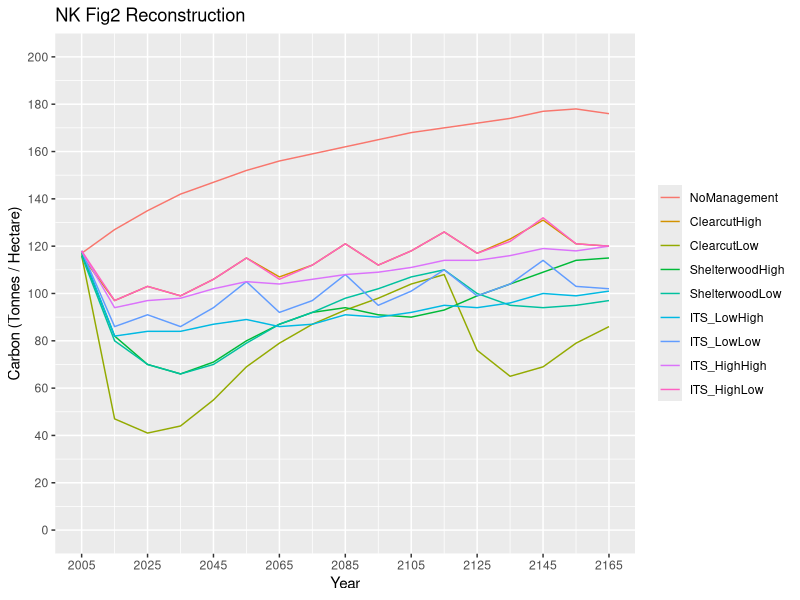
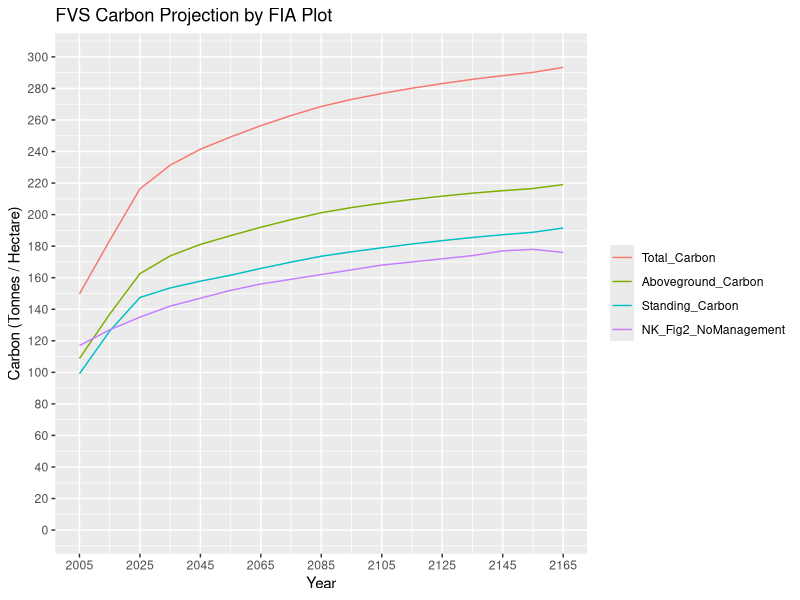
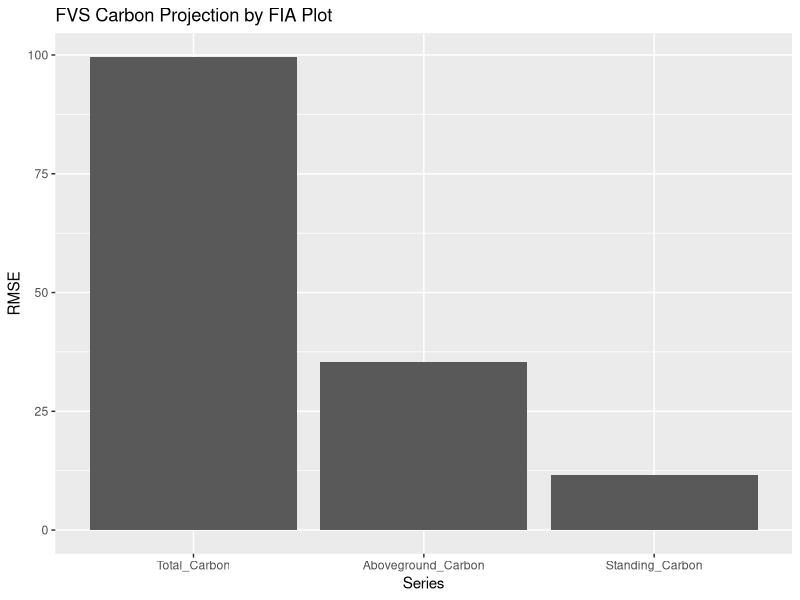
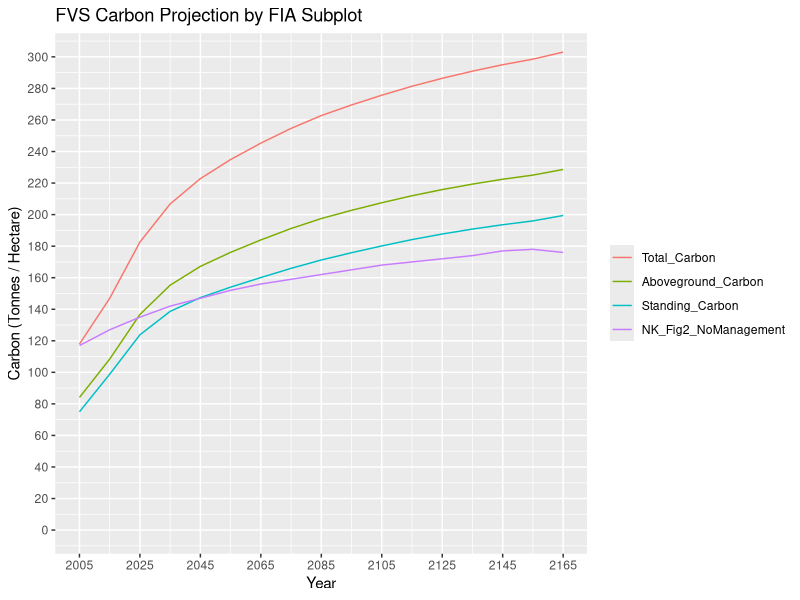
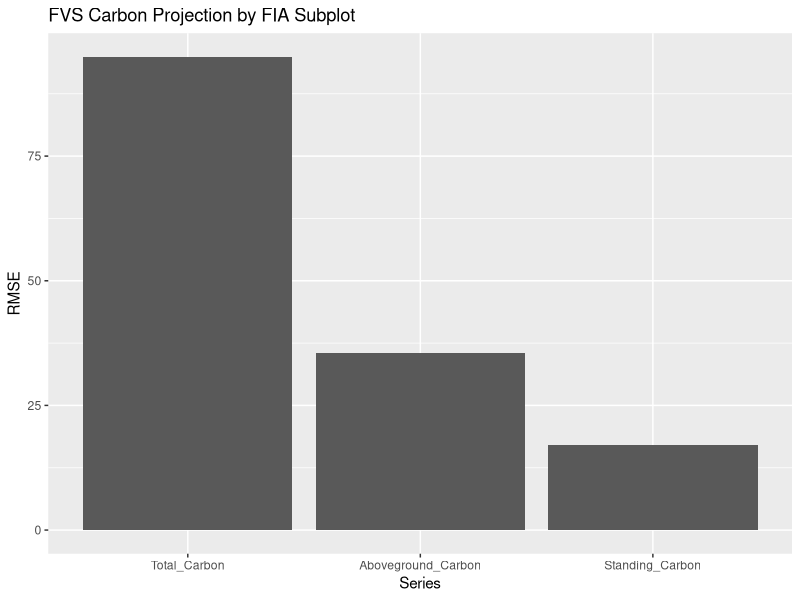
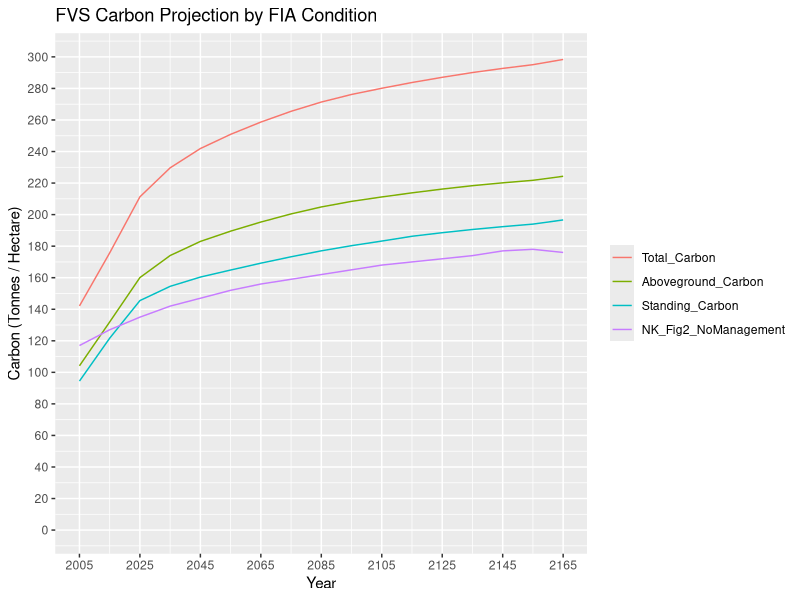
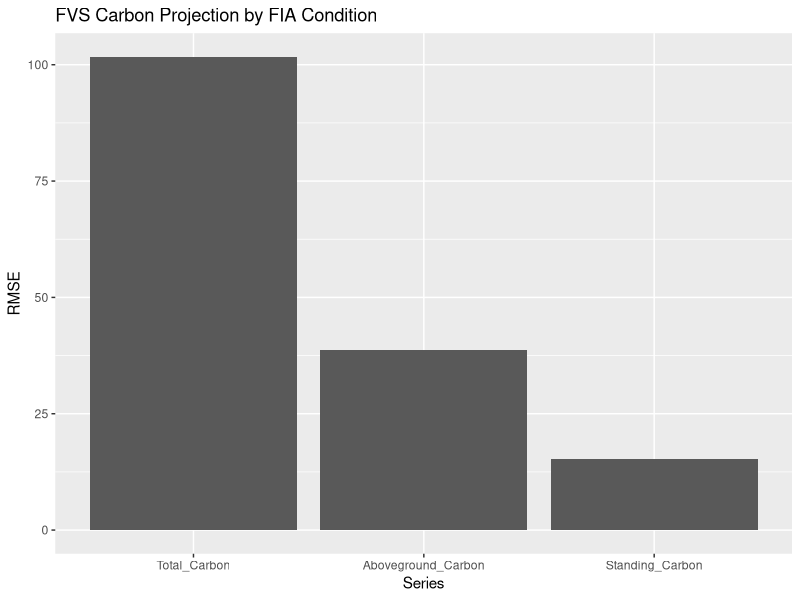

These figures' R source, in order:
## ---- chunk 1
suppressPackageStartupMessages(library(tidyverse))
suppressPackageStartupMessages(library(reshape2)) # for melt()
## ---- chunk 2
NK_Fig2_NoManagement <- read_csv(
    "../01_processedInputData/NK_Fig2_NoManagement.csv",
    col_names = c("Year","NoManagement"),
    # Read columns as double, since that is how they were written
    col_types = "dd"
  ) |>
  # Round columns to nearest integer, since that is what was intended
  mutate(Year=round(Year), NoManagement=round(NoManagement))
NK_Fig2_ClearcutHigh <- read_csv(
    "../01_processedInputData/NK_Fig2_ClearcutHigh.csv",
    col_names = c("Year","ClearcutHigh"),
    col_types = "dd"
  ) |>
  mutate(Year=round(Year), ClearcutHigh=round(ClearcutHigh))
NK_Fig2_ClearcutLow <- read_csv(
    "../01_processedInputData/NK_Fig2_ClearcutLow.csv",
    col_names = c("Year","ClearcutLow"),
    col_types = "dd"
  ) |>
  mutate(Year=round(Year), ClearcutLow=round(ClearcutLow))
NK_Fig2_ShelterwoodHigh <- read_csv(
    "../01_processedInputData/NK_Fig2_ShelterwoodHigh.csv",
    col_names = c("Year","ShelterwoodHigh"),
    col_types = "dd"
  ) |>
  mutate(Year=round(Year), ShelterwoodHigh=round(ShelterwoodHigh))
NK_Fig2_ShelterwoodLow <- read_csv(
    "../01_processedInputData/NK_Fig2_ShelterwoodLow.csv",
    col_names = c("Year","ShelterwoodLow"),
    col_types = "dd"
  ) |>
  mutate(Year=round(Year), ShelterwoodLow=round(ShelterwoodLow))
NK_Fig2_ITS_LowHigh <- read_csv(
    "../01_processedInputData/NK_Fig2_ITS_LowHigh.csv",
    col_names = c("Year","ITS_LowHigh"),
    col_types = "dd"
  ) |>
  mutate(Year=round(Year), ITS_LowHigh=round(ITS_LowHigh))
NK_Fig2_ITS_LowLow <- read_csv(
    "../01_processedInputData/NK_Fig2_ITS_LowLow.csv",
    col_names = c("Year","ITS_LowLow"),
    col_types = "dd"
  ) |>
  mutate(Year=round(Year), ITS_LowLow=round(ITS_LowLow))
NK_Fig2_ITS_HighHigh <- read_csv(
    "../01_processedInputData/NK_Fig2_ITS_HighHigh.csv",
    col_names = c("Year","ITS_HighHigh"),
    col_types = "dd"
  ) |>
  mutate(Year=round(Year), ITS_HighHigh=round(ITS_HighHigh))
NK_Fig2_ITS_HighLow <- read_csv(
    "../01_processedInputData/NK_Fig2_ITS_HighLow.csv",
    col_names = c("Year","ITS_HighLow"),
    col_types = "dd"
  ) |>
  mutate(Year=round(Year), ITS_HighLow=round(ITS_HighLow))

# Assemble a single table from 2005 - 2165
fig2 <- NK_Fig2_NoManagement |>
  full_join(NK_Fig2_ClearcutHigh, by=join_by(Year)) |>
  full_join(NK_Fig2_ClearcutLow, by=join_by(Year)) |>
  full_join(NK_Fig2_ShelterwoodHigh, by=join_by(Year)) |>
  full_join(NK_Fig2_ShelterwoodLow, by=join_by(Year)) |>
  full_join(NK_Fig2_ITS_LowHigh, by=join_by(Year)) |>
  full_join(NK_Fig2_ITS_LowLow, by=join_by(Year)) |>
  full_join(NK_Fig2_ITS_HighHigh, by=join_by(Year)) |>
  full_join(NK_Fig2_ITS_HighLow, by=join_by(Year)) |>
  filter(Year>=2005) |>
  # The last year in Fig2 is 2164; nudge it to 2165
  # to align with contemporary FVS runs.
  mutate(Year=if_else(Year==2164,2165,Year)) |>
  arrange(Year)

ggplot(
    data = melt(fig2, id.vars = "Year"),
    mapping = aes(x = Year, y = value, color = variable)
  ) +
  ggtitle("NK Fig2 Reconstruction") +
  ylab("Carbon (Tonnes / Hectare)") +
  theme(legend.title = element_blank()) +
  geom_line() +
  coord_cartesian(xlim = c(2005, 2165), ylim = c(0, 200)) +
  scale_x_continuous(breaks=seq(2005,2165,20)) +
  scale_y_continuous(breaks=seq(0,200,20))
## ---- chunk 3
table4 <- read_csv("../00_rawData/NK_Table_4.csv")

# Table4 uses scientific names; translate to get FVS Species Code
fvs_species_codes <-
  read_csv("../01_processedInputData/FVSne_Overview_Table_3.2.1.csv") |>
  select("Scientific Name", "Species Code", "Common Name")

# table4 has one column per species. We wish to add observations per species
# with different types, so pivot the table to have one row per species.
table4_rot <- table4 |>
  pivot_longer(cols = !`Management scenario`) |>
  pivot_wider(names_from = `Management scenario`) |>
  rename(`Scientific Name`=name) |>
  left_join(fvs_species_codes, by=join_by(`Scientific Name`))

# Values in NK are seedlings per hectare; FVS needs seedlings per acre
hectare_to_acre <- 2.471
table4_rot$Clearcut <- round(table4_rot$Clearcut * hectare_to_acre)
table4_rot$Shelterwood <- round(table4_rot$Shelterwood * hectare_to_acre)
table4_rot$`ITS_Low Retention` <- round(table4_rot$`ITS_Low Retention` * hectare_to_acre)
table4_rot$`ITS_High Retention` <- round(table4_rot$`ITS_High Retention` * hectare_to_acre)
table4_rot$Background <- round(table4_rot$Background * hectare_to_acre)

knitr::kable(
  table4_rot |>
  select(`Scientific Name`, Background, `Species Code`, `Common Name`) |>
  arrange(desc(Background))
)
## ---- chunk 4
NoManagement_Carbon_ByPlot <- read_csv(
    "../03_outputs/NoManagement_Carbon_ByPlot.csv",
    col_types = cols(StandID = col_character())
  ) |>
  rename(Aboveground_Live = Aboveground_Total_Live) |>
  rename(Down_Dead = Forest_Down_Dead_Wood) |>
  mutate(Aboveground_Dead = Standing_Dead + Down_Dead) |>
  mutate(Aboveground_Carbon = Aboveground_Live + Aboveground_Dead) |>
  mutate(Standing_Carbon = Aboveground_Live + Standing_Dead) |>
  select(StandID, Year, Total_Stand_Carbon,
         Aboveground_Carbon, Standing_Carbon,
         Aboveground_Live, Aboveground_Dead, Standing_Dead, Down_Dead)
knitr::kable(NoManagement_Carbon_ByPlot)
## ---- chunk 5
NoManagement_Carbon_ByPlot_ByYear <- NoManagement_Carbon_ByPlot |>
  group_by(Year) |>
  summarize(
    Total_Carbon=mean(Total_Stand_Carbon),
    Aboveground_Carbon=mean(Aboveground_Carbon),
    Standing_Carbon=mean(Standing_Carbon),
    .groups = "keep"
  ) |>
  filter(Year >= 2005) |>
  # Join in the NoManagement scenario from fig2 for comparison
  full_join(fig2 |> select(Year,NoManagement), by=join_by(Year)) |>
  rename(NK_Fig2_NoManagement = NoManagement)

write_csv(NoManagement_Carbon_ByPlot_ByYear, "../03_outputs/NoManagement_Carbon_ByPlot_ByYear.csv")

ggplot(
    data = melt(NoManagement_Carbon_ByPlot_ByYear, id.vars = "Year"),
    mapping = aes(x = Year, y = value, color = variable)
  ) +
  ggtitle("FVS Carbon Projection by FIA Plot") +
  ylab("Carbon (Tonnes / Hectare)") +
  theme(legend.title = element_blank()) +
  geom_line() +
  coord_cartesian(xlim = c(2005, 2165), ylim = c(0, 300)) +
  scale_x_continuous(breaks=seq(2005,2165,20)) +
  scale_y_continuous(breaks=seq(0,300,20))
## ---- chunk 6
Plots_RMSE <- tibble(
  Total_Carbon = sqrt(mean(
    (NoManagement_Carbon_ByPlot_ByYear$Total_Carbon - NoManagement_Carbon_ByPlot_ByYear$NK_Fig2_NoManagement)^2
  )),
  Aboveground_Carbon = sqrt(mean(
    (NoManagement_Carbon_ByPlot_ByYear$Aboveground_Carbon - NoManagement_Carbon_ByPlot_ByYear$NK_Fig2_NoManagement)^2
  )),
  Standing_Carbon = sqrt(mean(
    (NoManagement_Carbon_ByPlot_ByYear$Standing_Carbon - NoManagement_Carbon_ByPlot_ByYear$NK_Fig2_NoManagement)^2
  ))
)
ggplot(
    data = melt(Plots_RMSE, id = NULL, variable.name = "Series", value.name = "RMSE"),
    mapping = aes(x = Series, y = RMSE)
  ) +
  ggtitle("FVS Carbon Projection by FIA Plot") +
  geom_col()
## ---- chunk 7
Plots_RMSE |> select(Standing_Carbon)
## ---- chunk 8
NoManagement_Carbon_BySubplot_ByYear <- read_csv(
    "../03_outputs/NoManagement_Carbon_BySubplot.csv",
    col_types = cols(StandID = col_character())
  ) |>
  rename(Total_Carbon = Total_Stand_Carbon) |>
  rename(Aboveground_Live = Aboveground_Total_Live) |>
  rename(Down_Dead = Forest_Down_Dead_Wood) |>
  mutate(Aboveground_Dead = Standing_Dead + Down_Dead) |>
  mutate(Aboveground_Carbon = Aboveground_Live + Aboveground_Dead) |>
  mutate(Standing_Carbon = Aboveground_Live + Standing_Dead) |>
  select(StandID, Year, Total_Carbon,
         Aboveground_Carbon, Standing_Carbon,
         Aboveground_Live, Aboveground_Dead, Standing_Dead, Down_Dead) |>
  group_by(Year) |>
  summarize(
    Total_Carbon=mean(Total_Carbon),
    Aboveground_Carbon=mean(Aboveground_Carbon),
    Standing_Carbon=mean(Standing_Carbon),
    .groups = "keep"
  ) |>
  filter(Year >= 2005) |>
  full_join(fig2 |> select(Year,NoManagement), by=join_by(Year)) |>
  rename(NK_Fig2_NoManagement = NoManagement)

ggplot(
    data = melt(NoManagement_Carbon_BySubplot_ByYear, id.vars = "Year"),
    mapping = aes(x = Year, y = value, color = variable)
  ) +
  ggtitle("FVS Carbon Projection by FIA Subplot") +
  ylab("Carbon (Tonnes / Hectare)") +
  theme(legend.title = element_blank()) +
  geom_line() +
  coord_cartesian(xlim = c(2005, 2165), ylim = c(0, 300)) +
  scale_x_continuous(breaks=seq(2005,2165,20)) +
  scale_y_continuous(breaks=seq(0,300,20))
## ---- chunk 9
Subplots_RMSE <- tibble(
  Total_Carbon = sqrt(mean(
    (NoManagement_Carbon_BySubplot_ByYear$Total_Carbon - NoManagement_Carbon_BySubplot_ByYear$NK_Fig2_NoManagement)^2
  )),
  Aboveground_Carbon = sqrt(mean(
    (NoManagement_Carbon_BySubplot_ByYear$Aboveground_Carbon - NoManagement_Carbon_BySubplot_ByYear$NK_Fig2_NoManagement)^2
  )),
  Standing_Carbon = sqrt(mean(
    (NoManagement_Carbon_BySubplot_ByYear$Standing_Carbon - NoManagement_Carbon_BySubplot_ByYear$NK_Fig2_NoManagement)^2
  ))
)
ggplot(
    data = melt(Subplots_RMSE, id = NULL, variable.name = "Series", value.name = "RMSE"),
    mapping = aes(x = Series, y = RMSE)
  ) +
  ggtitle("FVS Carbon Projection by FIA Subplot") +
  geom_col()
## ---- chunk 10
NoManagement_Carbon_ByCondition_ByYear <- read_csv(
    "../03_outputs/NoManagement_Carbon_ByCondition.csv",
    col_types = cols(StandID = col_character())
  ) |>
  rename(Total_Carbon = Total_Stand_Carbon) |>
  rename(Aboveground_Live = Aboveground_Total_Live) |>
  rename(Down_Dead = Forest_Down_Dead_Wood) |>
  mutate(Aboveground_Dead = Standing_Dead + Down_Dead) |>
  mutate(Aboveground_Carbon = Aboveground_Live + Aboveground_Dead) |>
  mutate(Standing_Carbon = Aboveground_Live + Standing_Dead) |>
  select(StandID, Year, Total_Carbon,
         Aboveground_Carbon, Standing_Carbon,
         Aboveground_Live, Aboveground_Dead, Standing_Dead, Down_Dead) |>
  group_by(Year) |>
  summarize(
    Total_Carbon=mean(Total_Carbon),
    Aboveground_Carbon=mean(Aboveground_Carbon),
    Standing_Carbon=mean(Standing_Carbon),
    .groups = "keep"
  ) |>
  filter(Year >= 2005) |>
  full_join(fig2 |> select(Year,NoManagement), by=join_by(Year)) |>
  rename(NK_Fig2_NoManagement = NoManagement)

ggplot(
    data = melt(NoManagement_Carbon_ByCondition_ByYear, id.vars = "Year"),
    mapping = aes(x = Year, y = value, color = variable)
  ) +
  ggtitle("FVS Carbon Projection by FIA Condition") +
  ylab("Carbon (Tonnes / Hectare)") +
  theme(legend.title = element_blank()) +
  geom_line() +
  coord_cartesian(xlim = c(2005, 2165), ylim = c(0, 300)) +
  scale_x_continuous(breaks=seq(2005,2165,20)) +
  scale_y_continuous(breaks=seq(0,300,20))
## ---- chunk 11
Conditions_RMSE <- tibble(
  Total_Carbon = sqrt(mean(
    (NoManagement_Carbon_ByCondition_ByYear$Total_Carbon - NoManagement_Carbon_ByCondition_ByYear$NK_Fig2_NoManagement)^2
  )),
  Aboveground_Carbon = sqrt(mean(
    (NoManagement_Carbon_ByCondition_ByYear$Aboveground_Carbon - NoManagement_Carbon_ByCondition_ByYear$NK_Fig2_NoManagement)^2
  )),
  Standing_Carbon = sqrt(mean(
    (NoManagement_Carbon_ByCondition_ByYear$Standing_Carbon - NoManagement_Carbon_ByCondition_ByYear$NK_Fig2_NoManagement)^2
  ))
)
ggplot(
    data = melt(Conditions_RMSE, id = NULL, variable.name = "Series", value.name = "RMSE"),
    mapping = aes(x = Series, y = RMSE)
  ) +
  ggtitle("FVS Carbon Projection by FIA Condition") +
  geom_col()
## ---- chunk 12
Conditions_RMSE |> select(Standing_Carbon)
